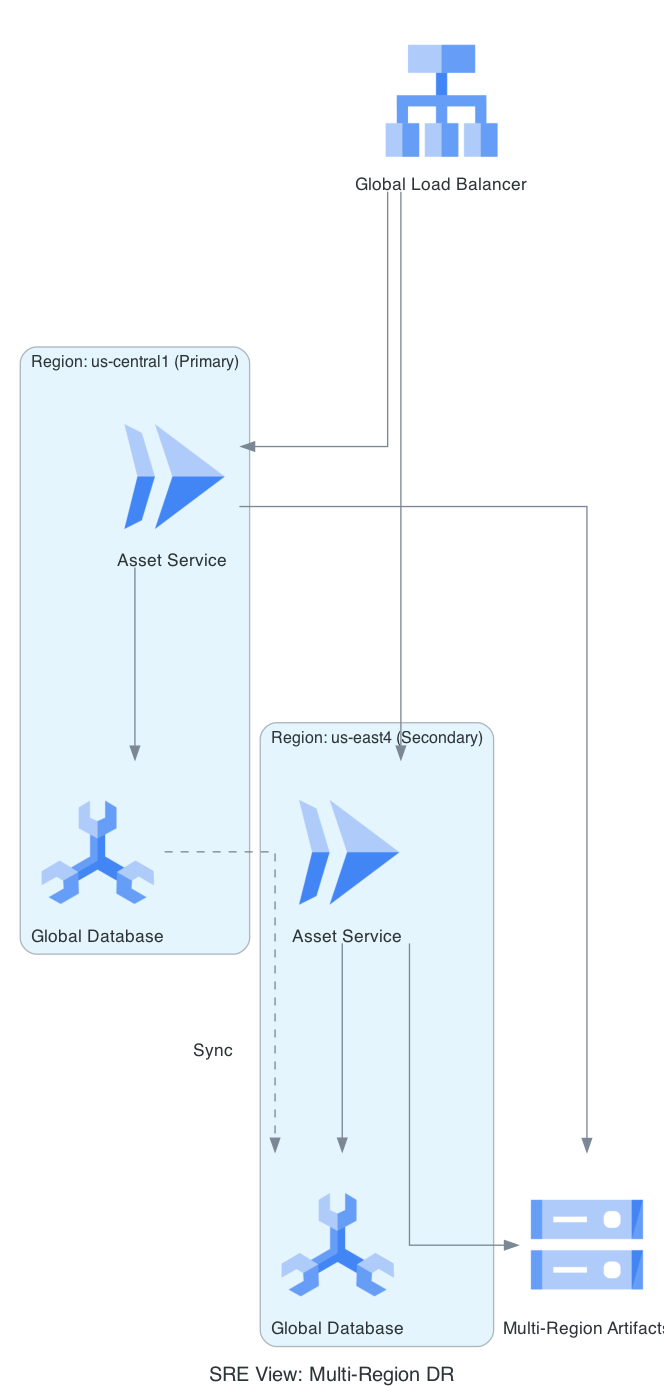

Source code (Python):
from diagrams import Diagram, Cluster, Edge
from diagrams.gcp.network import LoadBalancing
from diagrams.gcp.compute import Run
from diagrams.gcp.database import Spanner
from diagrams.gcp.storage import GCS

graph_attr = {
    "pad": "0.1",
    "nodesep": "1.2",
    "ranksep": "2.0",
    "bgcolor": "transparent"
}

with Diagram(
    "SRE View: Multi-Region DR", 
    show=False, 
    filename="asset_dr_plan", 
    direction="TB", 
    graph_attr=graph_attr
):
    lb = LoadBalancing("Global Load Balancer")

    with Cluster("Region: us-central1 (Primary)"):
        app_a = Run("Asset Service")
        db_a = Spanner("Global Database")

    with Cluster("Region: us-east4 (Secondary)"):
        app_b = Run("Asset Service")
        db_b = Spanner("Global Database")
        
    storage = GCS("Multi-Region Artifacts")

    lb >> [app_a, app_b]
    app_a >> db_a
    app_b >> db_b
    db_a >> Edge(label="Sync", style="dashed") >> db_b
    [app_a, app_b] >> storage
